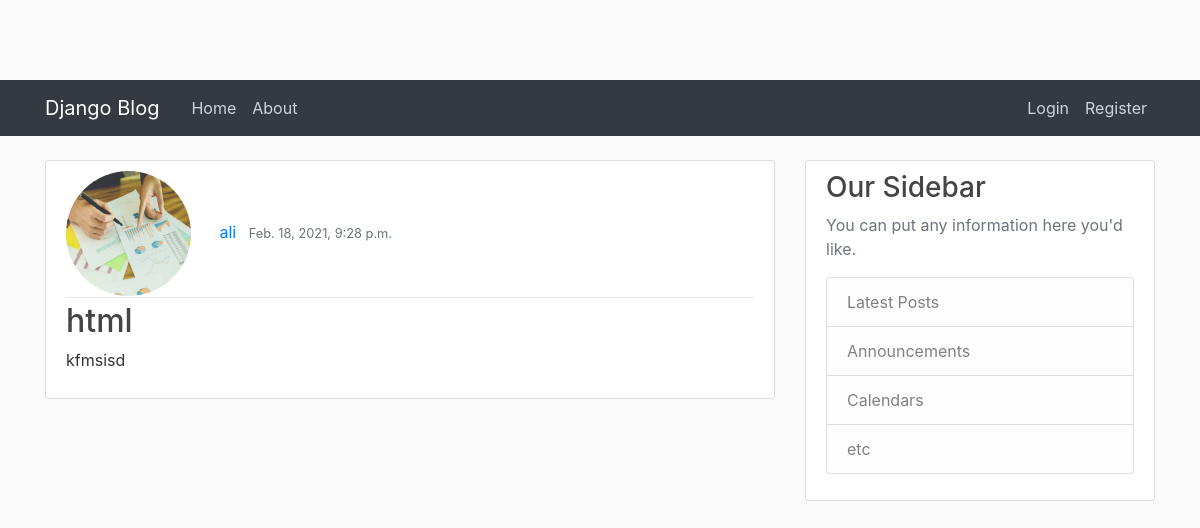
The page /post/5 on the database its author committed.
### posts/models.py (models this page shows, shortened)
class Post(models.Model):
    title = models.CharField(max_length = 100)
    text = models.TextField()
    date_posted = models.DateTimeField(default = timezone.now)
    author = models.ForeignKey(User,on_delete=models.CASCADE)

### users/models.py (models this page shows, shortened)
class Profile(models.Model):
    img = models.ImageField(default='default.jpg', upload_to="user_image")
    user = models.OneToOneField(User,on_delete=models.CASCADE)

### posts/views.py (the view)
# urls.py: path('post/<int:pk>', PostDetailView.as_view() , name='post-detail'),
class PostDetailView(DetailView):
    model = Post

### templates/posts/post_detail.html (shortened to what this page needs)
 {% extends "posts/base.html" %} {% block content %}
<article class="media content-section">
    <div class="media-body">
        <div class="article-metadata">
            <img class="rounded-circle" style="width: 125px;height: 125px;
          margin-right: 24px;" src="{{ object.author.profile.img.url }}">
            <a class="mr-2" href="#">{{ object.author }}</a>
            <small class="text-muted">{{ object.date_posted }}</small>
        </div>
        <h2><a class="article-title" href="#">{{ object.title }}</a></h2>
        <p class="article-content">{{ object.text }}</p>
    </div>
</article>
{% endblock %}

### static/blog/main.css (style rules this page uses)
body { background: #fafafa; color: #333333; margin-top: 5rem; }
h1, h2, h3, h4, h5, h6 { color: #444444; }
.content-section { background: #ffffff; padding: 10px 20px; border: 1px solid #dddddd; border-radius: 3px; margin-bottom: 20px; }
.article-title { color: #444444; }
.article-content { white-space: pre-line; }
.article-metadata { padding-bottom: 1px; margin-bottom: 4px; border-bottom: 1px solid #e3e3e3 }

### rows shown on the page
Post: author.profile.img (placeholder picture), author "ali", date_posted "Feb. 18, 2021, 9:28 p.m.", title "html", text "kfmsisd"
